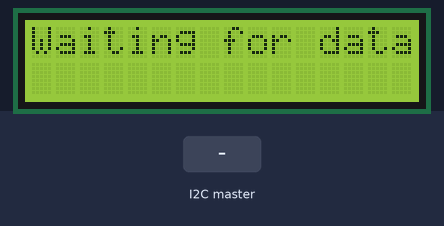
A sketch run on a simulated Arduino Uno, built with avr-gcc and run on an emulated ATmega328P. Shown: 16×2 character LCD. Inputs (shaded band) come from the test bench.

Above: at 1.2 s.
1.3 s: the I2C master sends the byte 1
At 2.3 s:
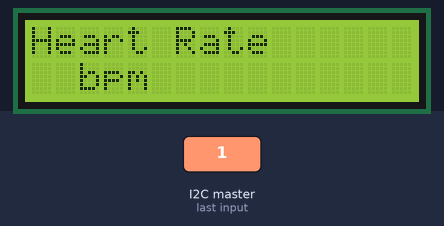
2.8 s: the I2C master sends the byte 0
4.3 s: the I2C master sends the byte 2
5.8 s: the I2C master sends the byte 90
At 7.0 s:
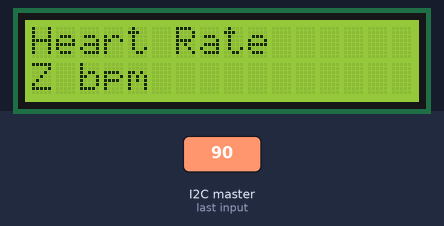
7.3 s: the I2C master sends the byte 200
At 8.1 s:
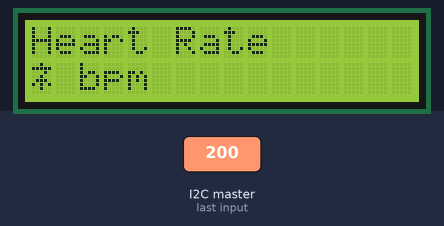
Timing chart, 0 to 9.8 s (numbered marks = the images above; inputs shaded):
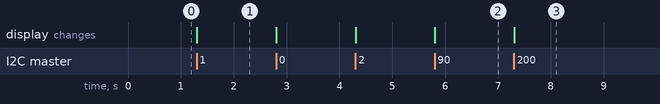

Measured:
- after the input at 1.3 s, the display: changes at once (image 1)
- after the input at 5.8 s, the display: changes at once (image 2)
- after the input at 7.3 s, the display: changes at once (image 3)

The sketch:

Arduino_uno_LCD.ino
```cpp
#include <Wire.h>
#include <LiquidCrystal.h>
// LCD pin connections
LiquidCrystal lcd(12, 11, 5, 4, 3, 2);
String receivedText = "";
void setup() {
  Wire.begin(8); // Arduino I2C address = 8
  Wire.onReceive(receiveEvent);
  lcd.begin(16, 2);
  lcd.print("Waiting for data");
}
void loop() {
  // nothing, all handled in interrupt
}
void receiveEvent(int howMany) {
  receivedText = "";
  while (Wire.available()) {
    char c = Wire.read();
    receivedText += c;
  }
  lcd.clear();
  lcd.setCursor(0, 0);
  lcd.print("Heart Rate");
  lcd.setCursor(0, 1);
  lcd.print(receivedText);
  lcd.print(" bpm");
}
```
